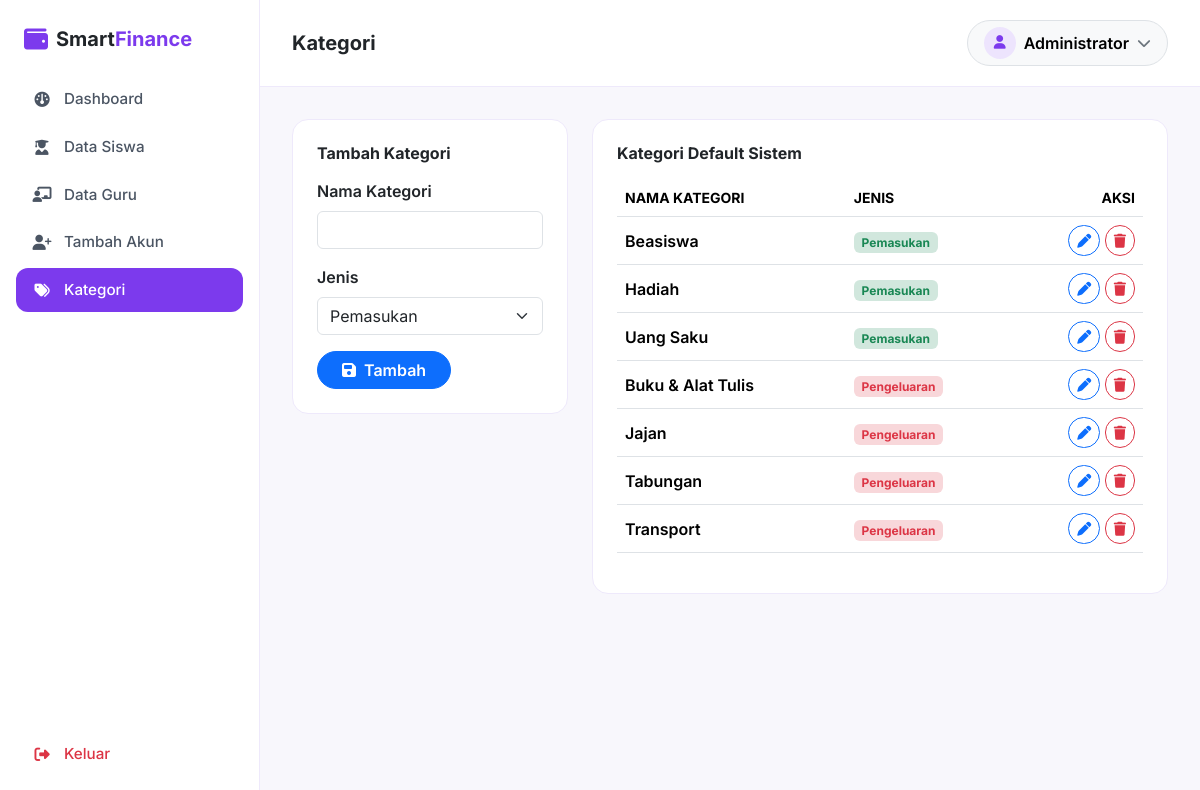
The app's page /admin/kategori.php (signed in) with its own data.
### tables this page shows
CREATE TABLE kategori (
    id INT AUTO_INCREMENT PRIMARY KEY,
    nama_kategori VARCHAR(50) NOT NULL,
    jenis ENUM('pemasukan','pengeluaran') NOT NULL,
    siswa_id INT DEFAULT NULL,
    CONSTRAINT fk_kategori_siswa FOREIGN KEY (siswa_id) REFERENCES users(id) ON DELETE CASCADE
);

### admin/kategori.php (the view, shortened to what this page needs)
<?php
require_once __DIR__ . '/../config/database.php';
$pageTitle = 'Kategori';
$editData = null;
$kategoriList = $pdo->query("SELECT * FROM kategori WHERE siswa_id IS NULL ORDER BY jenis, nama_kategori")->fetchAll();
include __DIR__ . '/../includes/header.php';
?>
<div class="row g-4">
  <div class="col-lg-4">
    <div class="stat-card">
      <h6 class="fw-bold mb-3"><?= $editData ? 'Edit Kategori' : 'Tambah Kategori' ?></h6>
      <form method="POST">
        <div class="mb-3">
          <label class="form-label fw-semibold">Nama Kategori</label>
          <input type="text" name="nama_kategori" class="form-control" required
                 value="<?= htmlspecialchars($editData['nama_kategori'] ?? '') ?>">
        </div>
        <div class="mb-3">
          <label class="form-label fw-semibold">Jenis</label>
          <select name="jenis" class="form-select" required>
            <option value="pemasukan" <?= (($editData['jenis'] ?? '') === 'pemasukan') ? 'selected' : '' ?>>Pemasukan</option>
          </select>
        </div>
        <div class="d-flex gap-2">
          <button type="submit" class="btn btn-primary rounded-pill px-4 fw-semibold">
            <i class="fa-solid fa-floppy-disk me-2"></i><?= $editData ? 'Simpan' : 'Tambah' ?>
          </button>
        </div>
      </form>
    </div>
  </div>
  <div class="col-lg-8">
    <div class="stat-card">
      <h6 class="fw-bold mb-3">Kategori Default Sistem</h6>
      <div class="table-responsive">
        <table class="table align-middle">
          <thead>
            <tr class="text-secondary small text-uppercase">
              <th>Nama Kategori</th>
              <th>Jenis</th>
              <th class="text-end">Aksi</th>
            </tr>
          </thead>
          <tbody>
            <?php foreach ($kategoriList as $k): ?>
            <tr>
              <td class="fw-semibold"><?= htmlspecialchars($k['nama_kategori']) ?></td>
              <td>
                <span class="badge <?= $k['jenis'] === 'pemasukan' ? 'bg-success-subtle text-success' : 'bg-danger-subtle text-danger' ?> text-capitalize">
                  <?= $k['jenis'] ?>
                </span>
              </td>
              <td class="text-end">
                <a href="?edit=<?= $k['id'] ?>" class="btn btn-sm btn-outline-primary rounded-pill">
                  <i class="fa-solid fa-pen"></i>
                </a>
                <a href="?delete=<?= $k['id'] ?>" class="btn btn-sm btn-outline-danger rounded-pill"
                   onclick="return confirm('Hapus kategori <?= htmlspecialchars(addslashes($k['nama_kategori'])) ?>?');">
                  <i class="fa-solid fa-trash"></i>
                </a>
              </td>
            </tr>
            <?php endforeach; ?>
          </tbody>
        </table>
      </div>
    </div>
  </div>
</div>
<?php include __DIR__ . '/../includes/footer.php'; ?>

### includes/header.php (shortened to what this page needs)
<?php
$role = $_SESSION['role'] ?? '';
$currentPage = basename($_SERVER['PHP_SELF']);
?>
<!DOCTYPE html>
<html lang="id">
<head>
<link href="https://cdn.jsdelivr.net/npm/bootstrap@5.3.3/dist/css/bootstrap.min.css" rel="stylesheet">
<link rel="stylesheet" href="https://cdnjs.cloudflare.com/ajax/libs/font-awesome/6.5.2/css/all.min.css">
<link rel="stylesheet" href="/assets/css/style.css">
<link rel="stylesheet" href="/assets/css/app.css">
</head>
<body class="app-body">
<div class="app-wrapper d-flex">
  <aside class="app-sidebar d-none d-lg-flex flex-column">
    <?php include __DIR__ . '/sidebar_' . $role . '.php'; ?>
  </aside>
  <main class="app-content flex-grow-1">
    <div class="d-none d-lg-flex align-items-center justify-content-between app-topbar">
      <h5 class="fw-bold mb-0"><?= htmlspecialchars($pageTitle ?? '') ?></h5>
      <div class="dropdown">
        <button class="btn btn-light d-flex align-items-center gap-2 border rounded-pill px-3" type="button" data-bs-toggle="dropdown">
          <span class="user-avatar">
            <i class="fa-solid fa-user"></i>
          </span>
          <span class="fw-semibold"><?= htmlspecialchars($_SESSION['nama'] ?? '') ?></span>
          <i class="fa-solid fa-chevron-down small text-secondary"></i>
        </button>
      </div>
    </div>
    <div class="app-content-inner">

### includes/sidebar_admin.php
<div class="sidebar-brand d-none d-lg-flex align-items-center gap-2 px-4 py-4">
  <i class="fa-solid fa-wallet text-primary fs-4"></i>
  <span class="fw-bold fs-5">Smart<span class="text-primary">Finance</span></span>
</div>
<nav class="sidebar-nav flex-grow-1 px-3">
  <a href="/admin/dashboard.php" class="sidebar-link <?= $currentPage === 'dashboard.php' ? 'active' : '' ?>">
    <i class="fa-solid fa-gauge"></i> Dashboard
  </a>
  <a href="/admin/users.php?role=siswa" class="sidebar-link <?= ($currentPage === 'users.php' && ($_GET['role'] ?? '') === 'siswa') ? 'active' : '' ?>">
    <i class="fa-solid fa-user-graduate"></i> Data Siswa
  </a>
  <a href="/admin/users.php?role=guru" class="sidebar-link <?= ($currentPage === 'users.php' && ($_GET['role'] ?? '') === 'guru') ? 'active' : '' ?>">
    <i class="fa-solid fa-chalkboard-user"></i> Data Guru
  </a>
  <a href="/admin/user_form.php" class="sidebar-link <?= $currentPage === 'user_form.php' ? 'active' : '' ?>">
    <i class="fa-solid fa-user-plus"></i> Tambah Akun
  </a>
  <a href="/admin/kategori.php" class="sidebar-link <?= $currentPage === 'kategori.php' ? 'active' : '' ?>">
    <i class="fa-solid fa-tags"></i> Kategori
  </a>
</nav>
<div class="px-3 pb-4">
  <a href="/auth/logout.php" class="sidebar-link text-danger">
    <i class="fa-solid fa-right-from-bracket"></i> Keluar
  </a>
</div>

### includes/footer.php (shortened to what this page needs)
    </div>
  </main>
</div>
</body>
</html>

### assets/css/style.css (style rules this page uses)
:root { --bs-primary: #7C3AED; --bs-primary-rgb: 124, 58, 237; --bs-primary-text-emphasis: #5B21B6; --bs-primary-bg-subtle: #EDE4FD; --bs-primary-border-subtle: #C4B0F8; --bs-link-color: #7C3AED; --bs-link-hover-color: #6D28D9; --accent-orange: #FB923C; --bs-body-font-family: 'Inter', sans-serif; --bs-body-font-size: 1rem; }
body { font-family: var(--bs-body-font-family); }

### assets/css/app.css (style rules this page uses)
.app-body { background-color: #F8F7FC; }
.app-wrapper { min-height: 100vh; }
.app-sidebar { width: 260px; min-height: 100vh; background: #fff; border-right: 1px solid #EEE9FB; position: sticky; top: 0; }
.sidebar-nav { display: flex; flex-direction: column; gap: 0.25rem; }
.sidebar-link { display: flex; align-items: center; gap: 0.75rem; padding: 0.65rem 1rem; border-radius: 0.75rem; color: #4B5563; text-decoration: none; font-weight: 500; font-size: 0.95rem; }
.sidebar-link i { width: 20px; text-align: center; }
.sidebar-link.active { background-color: var(--bs-primary); color: #fff; }
.app-content { min-width: 0; }
.app-topbar { padding: 1.25rem 2rem; background: #fff; border-bottom: 1px solid #EEE9FB; }
.app-content-inner { padding: 1.5rem; }
@media (min-width: 992px) { .app-content-inner { padding: 2rem; } }
.user-avatar { width: 32px; height: 32px; border-radius: 50%; background: var(--bs-primary-bg-subtle); color: var(--bs-primary); display: flex; align-items: center; justify-content: center; font-size: 0.85rem; }
.stat-card { background: #fff; border: 1px solid #EEE9FB; border-radius: 1rem; padding: 1.5rem; }

### records on screen
kategori: nama_kategori "Beasiswa", jenis "Pemasukan"
kategori: nama_kategori "Hadiah", jenis "Pemasukan"
kategori: nama_kategori "Uang Saku", jenis "Pemasukan"
kategori: nama_kategori "Buku & Alat Tulis", jenis "Pengeluaran"
kategori: nama_kategori "Jajan", jenis "Pengeluaran"
kategori: nama_kategori "Tabungan", jenis "Pengeluaran"
kategori: nama_kategori "Transport", jenis "Pengeluaran"

### other values on screen
$pageTitle "Kategori"
$_SESSION['nama'] "Administrator"
